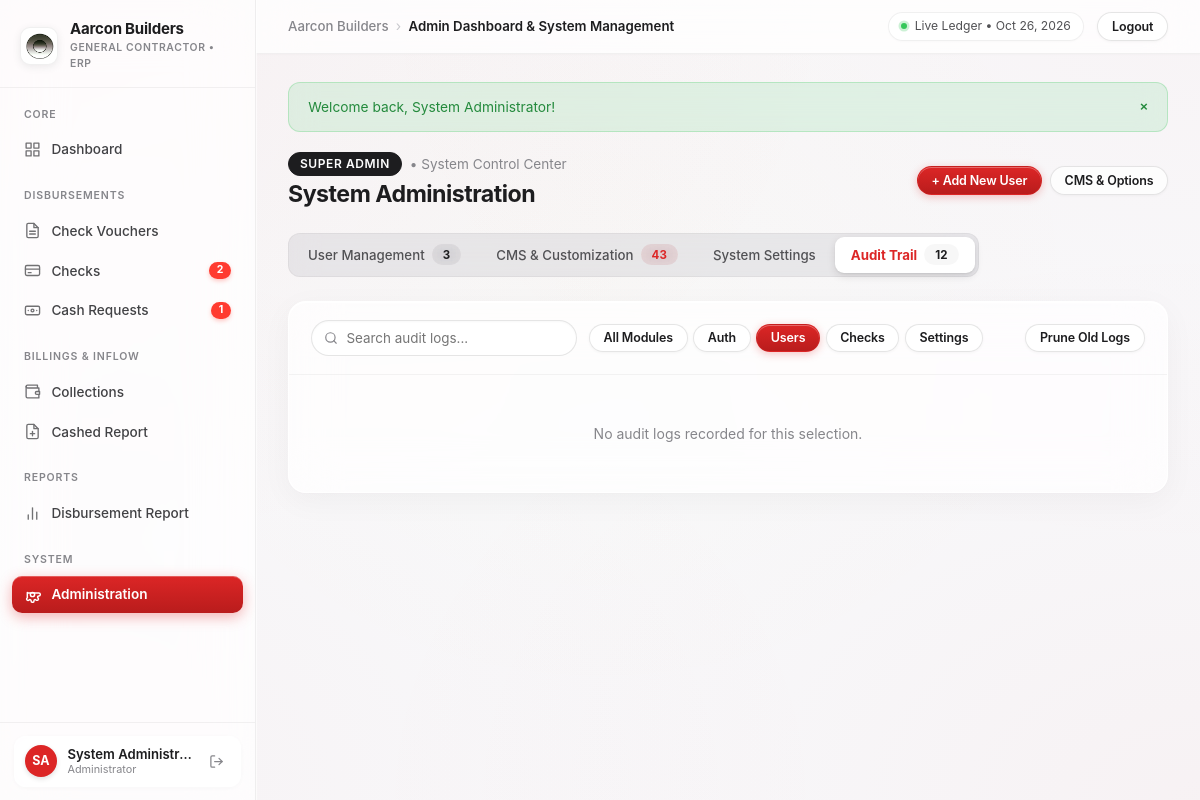
Page /admin.php?tab=tab-audit&audit_module=USERS (signed in) on the earlier database version.
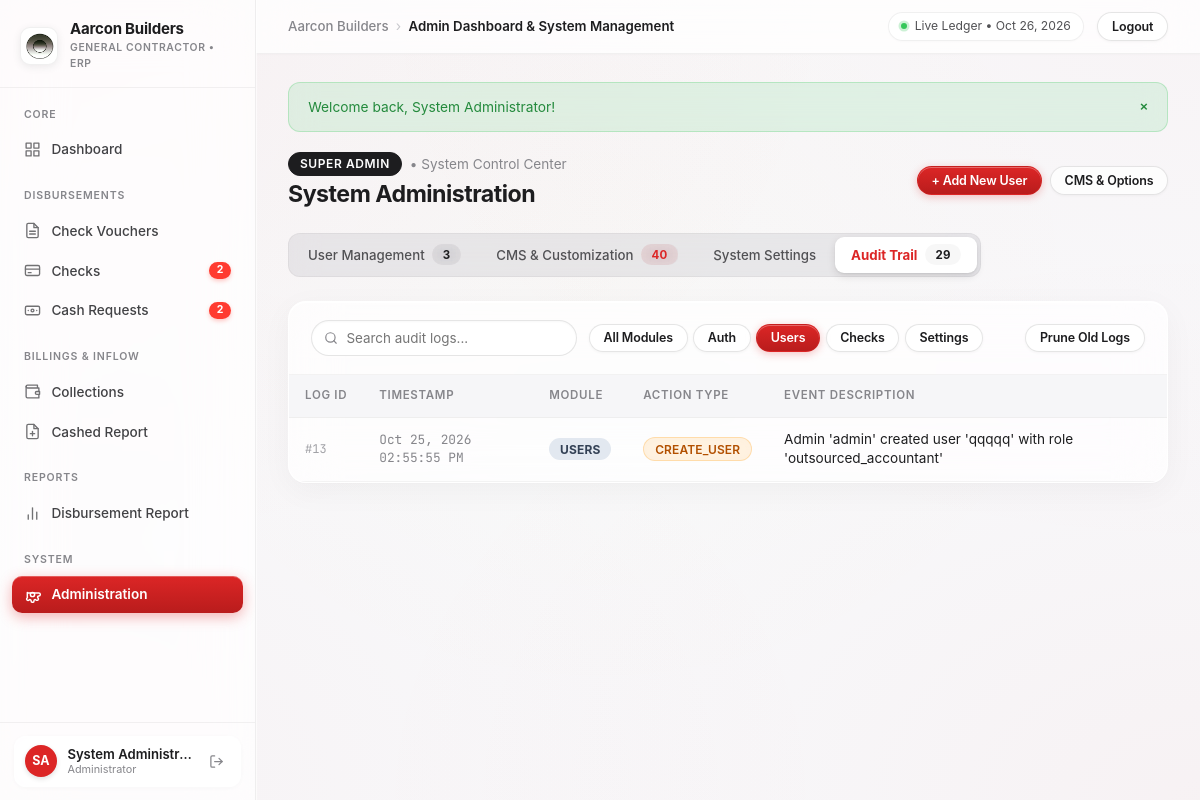
Same page on the later database version.
### tables this page shows
CREATE TABLE users (
    id INTEGER PRIMARY KEY AUTOINCREMENT,
    username VARCHAR(50) NOT NULL UNIQUE,
    password VARCHAR(255) NOT NULL,
    full_name VARCHAR(100) NOT NULL,
    email VARCHAR(150) DEFAULT '',
    role VARCHAR(50) DEFAULT 'admin', -- 'admin', 'manager', 'cashier', 'engineer'
    status VARCHAR(20) DEFAULT 'active', -- 'active', 'inactive'
    avatar_color VARCHAR(20) DEFAULT '#2563eb',
    last_login DATETIME DEFAULT NULL,
    created_at DATETIME DEFAULT CURRENT_TIMESTAMP
);

CREATE TABLE audit_logs (
    id INTEGER PRIMARY KEY AUTOINCREMENT,
    action_type VARCHAR(50) NOT NULL,
    module VARCHAR(50) NOT NULL,
    record_id INTEGER NOT NULL,
    description TEXT NOT NULL,
    created_at DATETIME DEFAULT CURRENT_TIMESTAMP
);

### config/config.php (called while the page is built, shortened)
<?php
function format_date($dateStr, $format = 'M d, Y') {
    if (empty($dateStr)) return '-';
    $time = strtotime($dateStr);
    return $time ? date($format, $time) : $dateStr;
}
function e($string) {
    return htmlspecialchars($string ?? '', ENT_QUOTES, 'UTF-8');
}
require_once __DIR__ . '/../includes/auth.php';

### includes/auth.php (called while the page is built, shortened)
<?php
require_once __DIR__ . '/../config/config.php';
function current_user(): ?array {
    return $_SESSION['user'] ?? null;
}
function get_user_role_label(?string $role = null): string {
    switch ($role) {
        case 'admin':
            return 'Administrator';
    }
}

### admin.php (the view, shortened to what the rows shown need)
<?php
require_once __DIR__ . '/config/config.php';
require_once __DIR__ . '/includes/auth.php';
$db = get_db();
$activeTab = $_GET['tab'] ?? 'tab-users';
$users = $db->query('SELECT * FROM users ORDER BY role ASC, id ASC')->fetchAll();
$auditModuleFilter = $_GET['audit_module'] ?? 'all';
$auditWhere = '';
if ($auditModuleFilter !== 'all' && !empty($auditModuleFilter)) {
    $auditWhere = "WHERE module = " . $db->quote($auditModuleFilter);
}
$auditLogs = $db->query("SELECT * FROM audit_logs {$auditWhere} ORDER BY id DESC LIMIT 100")->fetchAll();
require_once __DIR__ . '/includes/header.php';
?>
<div class="page-header no-print">
    <div>
        <h1 class="page-title">System Administration</h1>
    </div>
</div>
<div class="tabs-container">
    <div class="tab-pane <?= $activeTab === 'tab-audit' ? 'active' : '' ?>" id="tab-audit">
        <div class="card">
            <div class="card-body" style="padding: 0;">
                <?php if (empty($auditLogs)): ?>
                    <div class="empty-state">
                        No audit logs recorded for this selection.
                    </div>
                <?php else: ?>
                    <div class="table-responsive">
                        <table class="data-table" id="auditTable">
                            <thead>
                                <tr>
                                    <th style="width: 70px;">Log ID</th>
                                    <th style="width: 170px;">Timestamp</th>
                                    <th>Module</th>
                                    <th>Action Type</th>
                                    <th>Event Description</th>
                                </tr>
                            </thead>
                            <tbody>
                                <?php foreach ($auditLogs as $log): ?>
                                    <tr>
                                        <td style="font-family: var(--font-mono); font-size: 0.75rem; color: var(--text-light);">
                                            #<?= $log['id'] ?>
                                        </td>
                                        <td style="font-size: 0.8rem; color: var(--text-muted); font-family: var(--font-mono);">
                                            <?= format_date($log['created_at'], 'M d, Y h:i:s A') ?>
                                        </td>
                                        <td>
                                            <span class="badge" style="background: #e2e8f0; color: #334155; font-size: 0.75rem; font-weight: 700;">
                                                <?= e($log['module']) ?>
                                            </span>
                                        </td>
                                        <td>
                                            <?php
                                                $actionClass = 'badge-pending';
                                            ?>
                                            <span class="badge <?= $actionClass ?>" style="font-size: 0.75rem;">
                                                <?= e($log['action_type']) ?>
                                            </span>
                                        </td>
                                        <td style="font-size: 0.85rem; color: var(--text-main);">
                                            <?= e($log['description']) ?>
                                        </td>
                                    </tr>
                                <?php endforeach; ?>
                            </tbody>
                        </table>
                    </div>
                <?php endif; ?>
            </div>
        </div>
    </div>
</div>
<?php require_once __DIR__ . '/includes/footer.php'; ?>

### includes/header.php (shortened to what the rows shown need)
<?php
require_once __DIR__ . '/../config/config.php';
$currentUser = current_user();
$userInitials = 'U';
$userColor = '#dc2626';
if ($currentUser) {
    $userInitials = strtoupper(substr($currentUser['full_name'], 0, 1) . (strpos($currentUser['full_name'], ' ') !== false ? substr($currentUser['full_name'], strpos($currentUser['full_name'], ' ') + 1, 1) : ''));
    $userColor = $currentUser['avatar_color'] ?? '#dc2626';
}
?>
<!DOCTYPE html>
<html lang="en">
<head>
    <link rel="stylesheet" href="assets/css/style.css?v=<?= file_exists(__DIR__ . '/../assets/css/style.css') ? filemtime(__DIR__ . '/../assets/css/style.css') : time() ?>">
</head>
<body>
<div class="app-layout">
    <aside class="app-sidebar no-print" id="appSidebar">
        <?php if ($currentUser): ?>
            <div class="sidebar-footer">
                <div class="sidebar-user">
                    <div class="sidebar-avatar" style="background: <?= e($userColor) ?>;">
                        <?= e($userInitials) ?>
                    </div>
                    <div class="sidebar-user-info">
                        <div class="sidebar-user-name" title="<?= e($currentUser['full_name']) ?>"><?= e($currentUser['full_name']) ?></div>
                        <div class="sidebar-user-role"><?= e(get_user_role_label($currentUser['role'])) ?></div>
                    </div>
                    <a href="logout.php" class="sidebar-logout-btn" title="Sign out of <?= e($currentUser['username']) ?>">
                        <svg viewBox="0 0 24 24" fill="none" stroke="currentColor" stroke-width="2" stroke-linecap="round" stroke-linejoin="round"><path d="M9 21H5a2 2 0 0 1-2-2V5a2 2 0 0 1 2-2h4"></path><polyline points="16 17 21 12 16 7"></polyline><line x1="21" y1="12" x2="9" y2="12"></line></svg>
                    </a>
                </div>
            </div>
        <?php endif; ?>
    </aside>
    <div class="app-main">
        <main class="main-wrapper">

Differences in the rows shown:
added audit_logs: id "13", created_at "Oct 25, 2026 02:55:55 PM", module "USERS", action_type "CREATE_USER", description "Admin 'admin' created user 'qqqqq' with role 'outsourced_accountant'"
Other differences:
$pendingCashCount: "1" → "2"
$totalCmsBanks + $totalCmsDropdowns + $totalCmsFields: "43" → "40"
$totalAuditLogsCount: "12" → "29"
text no longer shown: "No audit logs recorded for this selection."
text now shown: "LOG ID TIMESTAMP MODULE ACTION TYPE EVENT DESCRIPTION"
